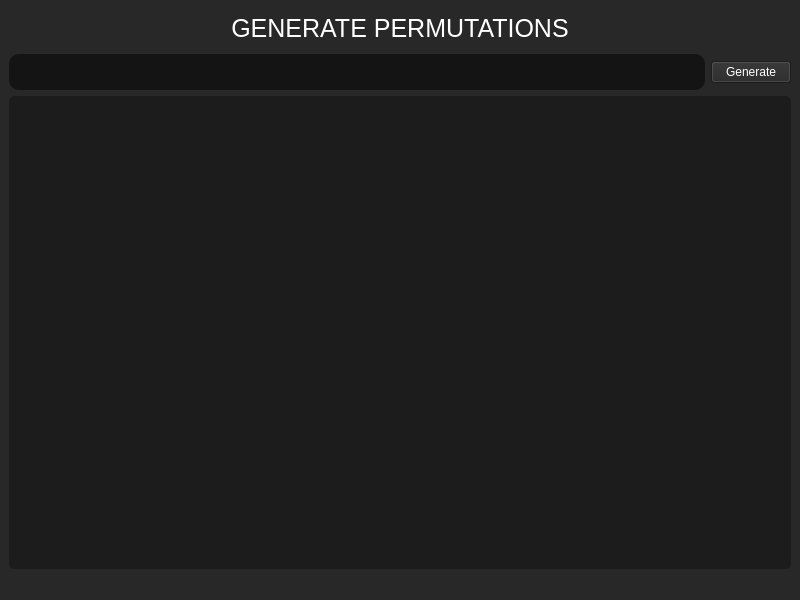
<?xml version="1.0" encoding="UTF-8"?>
<ui version="4.0">
 <class>MainWindow</class>
 <widget class="QMainWindow" name="MainWindow">
  <property name="geometry">
   <rect>
    <x>0</x>
    <y>0</y>
    <width>800</width>
    <height>600</height>
   </rect>
  </property>
  <property name="windowTitle">
   <string>MainWindow</string>
  </property>
  <property name="styleSheet">
   <string notr="true">background-color: #282828;</string>
  </property>
  <widget class="QWidget" name="centralwidget">
   <property name="sizePolicy">
    <sizepolicy hsizetype="Fixed" vsizetype="Preferred">
     <horstretch>0</horstretch>
     <verstretch>0</verstretch>
    </sizepolicy>
   </property>
   <layout class="QVBoxLayout" name="verticalLayout" stretch="0,0,0">
    <item>
     <widget class="QLabel" name="label">
      <property name="minimumSize">
       <size>
        <width>0</width>
        <height>30</height>
       </size>
      </property>
      <property name="styleSheet">
       <string notr="true">font-size: 25px;
color: white;
padding: 5px;</string>
      </property>
      <property name="text">
       <string>GENERATE PERMUTATIONS</string>
      </property>
      <property name="alignment">
       <set>Qt::AlignCenter</set>
      </property>
     </widget>
    </item>
    <item>
     <layout class="QHBoxLayout" name="horizontalLayout">
      <item>
       <widget class="QLineEdit" name="lineEdit">
        <property name="styleSheet">
         <string notr="true">border-radius: 10px;
font-size: 20px;
padding: 5px;
background-color: #141414;
color: white;</string>
        </property>
       </widget>
      </item>
      <item>
       <widget class="QPushButton" name="pushButton">
        <property name="sizePolicy">
         <sizepolicy hsizetype="Fixed" vsizetype="Fixed">
          <horstretch>0</horstretch>
          <verstretch>0</verstretch>
         </sizepolicy>
        </property>
        <property name="styleSheet">
         <string notr="true">color: white;</string>
        </property>
        <property name="text">
         <string>Generate</string>
        </property>
       </widget>
      </item>
     </layout>
    </item>
    <item>
     <widget class="QTextEdit" name="textEdit">
      <property name="styleSheet">
       <string notr="true">border-radius: 5px;
font-size: 18px;
background-color: #1c1c1c;
color: white;</string>
      </property>
     </widget>
    </item>
   </layout>
  </widget>
  <widget class="QMenuBar" name="menubar">
   <property name="geometry">
    <rect>
     <x>0</x>
     <y>0</y>
     <width>800</width>
     <height>17</height>
    </rect>
   </property>
  </widget>
  <widget class="QStatusBar" name="statusbar"/>
 </widget>
 <resources/>
 <connections/>
</ui>
